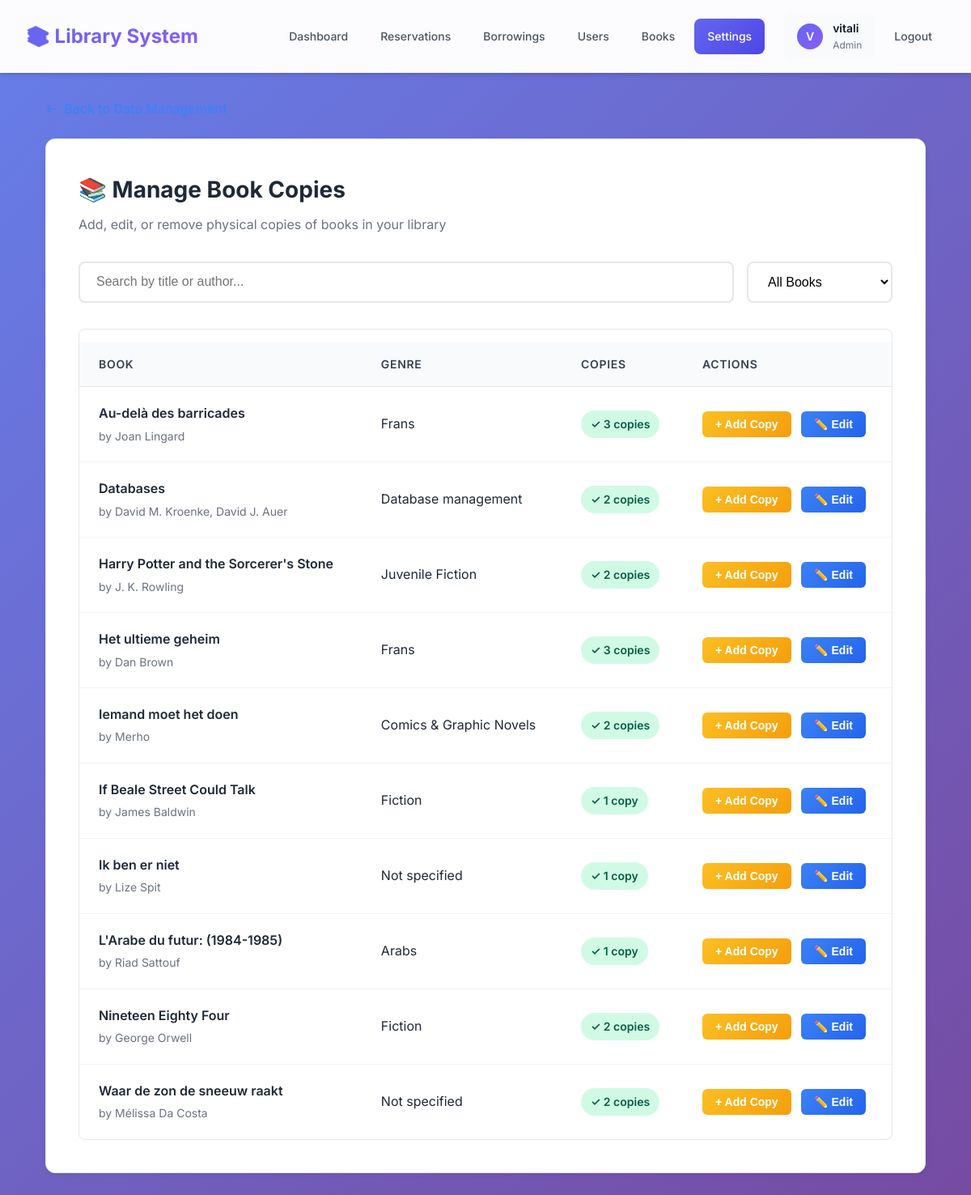
Screenshot of /admin-dashboard/manage-copies/ (signed in) with the database file from the repository.
### library/models.py (models this page shows, shortened)
class User(AbstractUser):
    ROLE_CHOICES = (
        ('student', 'Student'),
        ('teacher', 'Teacher'),
        ('admin', 'Admin'),
    )
    role = models.CharField(max_length=7, choices=ROLE_CHOICES, default='student')
    objects = UserManager()
    class Meta:
        db_table = 'users'

class Book(models.Model):
    title = models.CharField(max_length=255)
    author = models.CharField(max_length=255, null=True, blank=True, unique=True)
    publication_year = models.IntegerField(null=True, blank=True)
    genre = models.CharField(max_length=50, null=True, blank=True)
    isbn = models.CharField(max_length=13, null=True, blank=True, unique=True)
    cover_image = models.ImageField(upload_to='book_covers/', blank=True, null=True)
    class Meta:
        db_table = 'books'
        indexes = [
            models.Index(fields=['title'], name='book_title_idx'),  # For search queries
            models.Index(fields=['author'], name='book_author_idx'),  # For search queries
            models.Index(fields=['genre'], name='book_genre_idx'),  # For genre filtering
        ]

### library/views.py (the view, shortened to what this page needs)
# urls.py: path('admin-dashboard/manage-copies/', views.admin_manage_copies, name='admin_manage_copies'),
@login_required
@user_passes_test(lambda u: u.is_staff, login_url='login')
def admin_manage_copies(request):
    books = Book.objects.all().prefetch_related('bookcopy_set').order_by('title')
    context = {
        'books': books
    }
    return render(request, 'library/admin_manage_copies.html', context)

### library/templates/library/admin_manage_copies.html (shortened to what this page needs)
{% extends 'library/base.html' %}
{% block content %}
<div class="copies-container">
    <a href="{% url 'admin_data_management' %}" class="back-link" style="display: inline-flex; align-items: center; gap: 0.5rem; color: #3b82f6; text-decoration: none; font-weight: 500; margin-bottom: 1.5rem; transition: all 0.2s;">
        <span>←</span>
        <span>Back to Data Management</span>
    </a>
    <div class="copies-card">
        <h2>📚 Manage Book Copies</h2>
        <p class="card-subtitle">Add, edit, or remove physical copies of books in your library</p>
        <div class="search-filter">
            <input
                type="text"
                id="search-input"
                class="search-input"
                placeholder="Search by title or author..."
            >
            <select id="filter-select" class="filter-select">
                <option value="all">All Books</option>
            </select>
        </div>
        <div class="books-table-container">
            <table class="books-table">
                <thead>
                    <tr>
                        <th>Book</th>
                        <th>Genre</th>
                        <th>Copies</th>
                        <th>Actions</th>
                    </tr>
                </thead>
                <tbody id="books-tbody">
                    {% if books %}
                        {% for book in books %}
                        <tr>
                            <td data-label="Book">
                                <div class="book-title">{{ book.title }}</div>
                                <div class="book-author">by {{ book.author }}</div>
                            </td>
                            <td data-label="Genre">
                                {{ book.genre|default:"Not specified" }}
                            </td>
                            <td data-label="Copies">
                                {% if book.bookcopy_set.count > 0 %}
                                    <span class="copy-badge has-copies">
                                        ✓ {{ book.bookcopy_set.count }} {{ book.bookcopy_set.count|pluralize:"copy,copies" }}
                                    </span>
                                {% else %}
                                    <span class="copy-badge no-copies">
                                        ✗ No copies
                                    </span>
                                {% endif %}
                            </td>
                            <td data-label="Actions">
                                <button class="btn-add-copy" onclick="openAddModal({{ book.id }}, '{{ book.title|escapejs }}', '{{ book.author|escapejs }}', '{{ book.genre|default:''|escapejs }}')">
                                    + Add Copy
                                </button>
                                <button class="btn-edit" onclick="openEditModal({{ book.id }}, '{{ book.title|escapejs }}', '{{ book.author|escapejs }}', '{{ book.genre|default:''|escapejs }}', '{{ book.publication_year|default:''|escapejs }}')">
                                    ✏️ Edit
                                </button>
                            </td>
                        </tr>
                        {% endfor %}
                    {% endif %}
                </tbody>
            </table>
        </div>
    </div>
</div>
{% endblock %}

### library/templates/library/base.html (shortened to what this page needs)
<!DOCTYPE html>
<html lang="en">
<head>
</head>
<body>
    {% if user.is_authenticated %}
    <nav class="navbar">
        <div class="navbar-container">
            <a href="{% url 'book_catalog' %}" class="navbar-brand">
                <h1>📚 Library System</h1>
            </a>
            <nav class="nav-menu" id="navMenu">
                {% if user.is_staff %}
                    <a href="{% url 'admin_dashboard' %}" class="nav-link {% if request.resolver_match.url_name == 'admin_dashboard' %}active{% endif %}">
                        <span>Dashboard</span>
                    </a>
                    <a href="{% url 'admin_reservations' %}" class="nav-link {% if request.resolver_match.url_name == 'admin_reservations' %}active{% endif %}">
                        <span>Reservations</span>
                    </a>
                    <a href="{% url 'admin_borrowings' %}" class="nav-link {% if request.resolver_match.url_name == 'admin_borrowings' %}active{% endif %}">
                        <span>Borrowings</span>
                    </a>
                    <a href="{% url 'admin_users' %}" class="nav-link {% if request.resolver_match.url_name in 'admin_users,admin_user_detail' %}active{% endif %}">
                        <span>Users</span>
                    </a>
                    <a href="{% url 'book_catalog' %}" class="nav-link {% if request.resolver_match.url_name == 'book_catalog' %}active{% endif %}">
                        <span>Books</span>
                    </a>
                    <a href="/admin/" class="nav-link" style="background: linear-gradient(135deg, #6366f1 0%, #4f46e5 100%); color: white;" title="Book Management & System Settings">
                        <span>Settings</span>
                    </a>
                {% endif %}
                <div class="user-menu">
                    <div class="user-avatar">{{ user.username|slice:":1"|upper }}</div>
                    <div class="user-info">
                        <div class="user-name">{{ user.username }}</div>
                        <div class="user-role">{% if user.is_staff %}Admin{% else %}{{ user.role }}{% endif %}</div>
                    </div>
                </div>
                <a href="{% url 'student_logout' %}" class="nav-link nav-link-logout">
                    <span>Logout</span>
                </a>
            </nav>
        </div>
    </nav>
    {% endif %}
    <div class="container">
        <div id="pageContent" style="animation: fadeIn 0.3s ease;">
        {% block content %}
        {% endblock %}
        </div>
    </div>
</body>
</html>

### library/templates/library/base.html (style rules this page uses)
:root { --primary: #6366f1; --primary-dark: #4f46e5; --primary-light: #818cf8; --secondary: #8b5cf6; --success: #10b981; --danger: #ef4444; --warning: #f59e0b; --info: #3b82f6; --gray-50: #f9fafb; --gray-100: #f3f4f6; --gray-200: #e5e7eb; --gray-300: #d1d5db; --gray-400: #9ca3af; --gray-500: #6b7280; --gray-600: #4b5563; --gray-700: #374151; --gray-800: #1f2937; --gray-900: #111827; --shadow-sm: 0 1px 2px 0 rgba(0, 0, 0, 0.05); --shadow: 0 1px 3px 0 rgba(0, 0, 0, 0.1), 0 1px 2px 0 rgba(0, 0, 0, 0.06); --shadow-md: 0 4px 6px -1px rgba(0, 0, 0, 0.1), 0 2px 4px -1px rgba(0, 0, 0, 0.06); --shadow-lg: 0 10px 15px -3px rgba(0, 0, 0, 0.1), 0 4px 6px -2px rgba(0, 0, 0, 0.05); --shadow-xl: 0 20px 25px -5px rgba(0, 0, 0, 0.1), 0 10px 10px -5px rgba(0, 0, 0, 0.04); }
* { margin: 0; padding: 0; box-sizing: border-box; }
html, body { overflow-x: hidden; max-width: 100%; }
body { font-family: 'Inter', -apple-system, BlinkMacSystemFont, 'Segoe UI', Roboto, Oxygen, Ubuntu, Cantarell, sans-serif; background: linear-gradient(135deg, #667eea 0%, #764ba2 100%); min-height: 100vh; color: var(--gray-800); line-height: 1.6; }
.navbar { background: rgba(255, 255, 255, 0.98); backdrop-filter: blur(10px); padding: 1rem 0; box-shadow: var(--shadow-md); position: sticky; top: 0; z-index: 1000; }
.navbar-container { max-width: 1280px; margin: 0 auto; padding: 0 2rem; display: flex; justify-content: space-between; align-items: center; position: relative; }
.navbar-brand { display: flex; align-items: center; gap: 0.5rem; text-decoration: none; z-index: 1001; }
.navbar-brand h1 { background: linear-gradient(135deg, var(--primary), var(--secondary)); -webkit-background-clip: text; -webkit-text-fill-color: transparent; background-clip: text; font-size: 1.5rem; font-weight: 700; }
.nav-menu { display: flex; gap: 0.5rem; align-items: center; }
.nav-link { color: var(--gray-600); text-decoration: none; padding: 0.625rem 1rem; border-radius: 0.5rem; transition: all 0.2s; font-weight: 500; font-size: 0.875rem; display: flex; align-items: center; gap: 0.5rem; min-height: 44px; }
.user-menu { display: flex; align-items: center; gap: 0.75rem; padding: 0.5rem 1rem; background: var(--gray-50); border-radius: 0.5rem; margin-left: 1rem; }
.user-avatar { width: 32px; height: 32px; border-radius: 50%; background: linear-gradient(135deg, var(--primary), var(--secondary)); display: flex; align-items: center; justify-content: center; color: white; font-weight: 600; font-size: 0.875rem; }
.user-info { display: flex; flex-direction: column; align-items: flex-start; }
.user-name { color: var(--gray-900); font-weight: 600; font-size: 0.875rem; }
.user-role { color: var(--gray-500); font-size: 0.75rem; text-transform: capitalize; }
.container { max-width: 1280px; margin: 2rem auto; padding: 0 2rem; }
table { width: 100%; border-collapse: separate; border-spacing: 0; margin-top: 1rem; }
th, td { padding: 1rem 0.75rem; text-align: left; }
th { background: var(--gray-50); font-weight: 600; color: var(--gray-700); font-size: 0.875rem; text-transform: uppercase; letter-spacing: 0.05em; border-bottom: 2px solid var(--gray-200); }
td { border-bottom: 1px solid var(--gray-100); }
tr:last-child td { border-bottom: none; }

### rows the page displays
User: username "V", username "vitali"
Book: title "Au-delà des barricades", author "Joan Lingard", genre "Frans", bookcopy_set.count "3"
Book: title "Databases", author "David M. Kroenke, David J. Auer", genre "Database management", bookcopy_set.count "2"
Book: title "Harry Potter and the Sorcerer's Stone", author "J. K. Rowling", genre "Juvenile Fiction", bookcopy_set.count "2"
Book: title "Het ultieme geheim", author "Dan Brown", genre "Frans", bookcopy_set.count "3"
Book: title "Iemand moet het doen", author "Merho", genre "Comics & Graphic Novels", bookcopy_set.count "2"
Book: title "If Beale Street Could Talk", author "James Baldwin", genre "Fiction", bookcopy_set.count "1"
Book: title "Ik ben er niet", author "Lize Spit", genre "Not specified", bookcopy_set.count "1"
Book: title "L'Arabe du futur: (1984-1985)", author "Riad Sattouf", genre "Arabs", bookcopy_set.count "1"
Book: title "Nineteen Eighty Four", author "George Orwell", genre "Fiction", bookcopy_set.count "2"
Book: title "Waar de zon de sneeuw raakt", author "Mélissa Da Costa", genre "Not specified", bookcopy_set.count "2"
